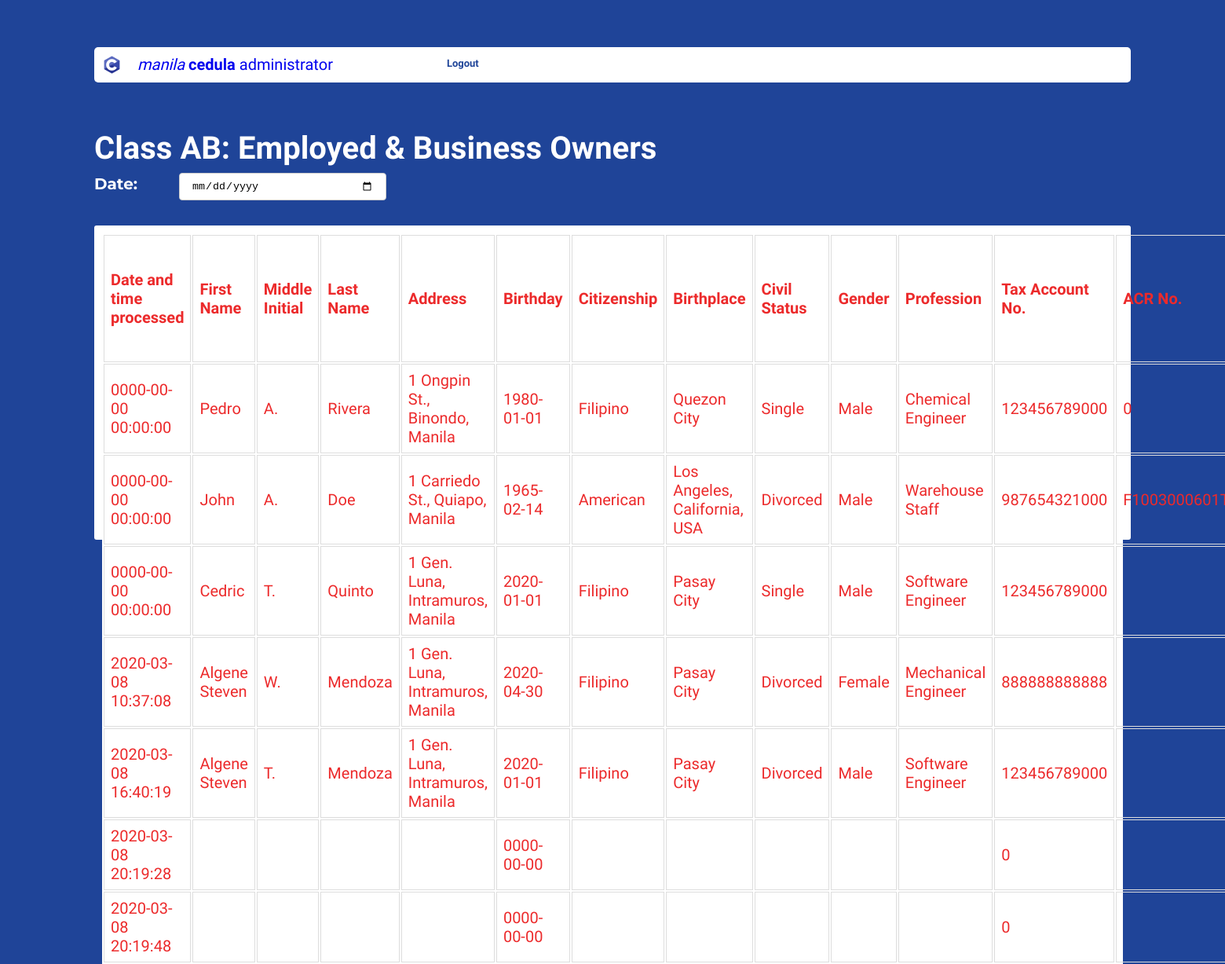
The page /admin_class_ab.php (signed in) on the database as committed earlier.
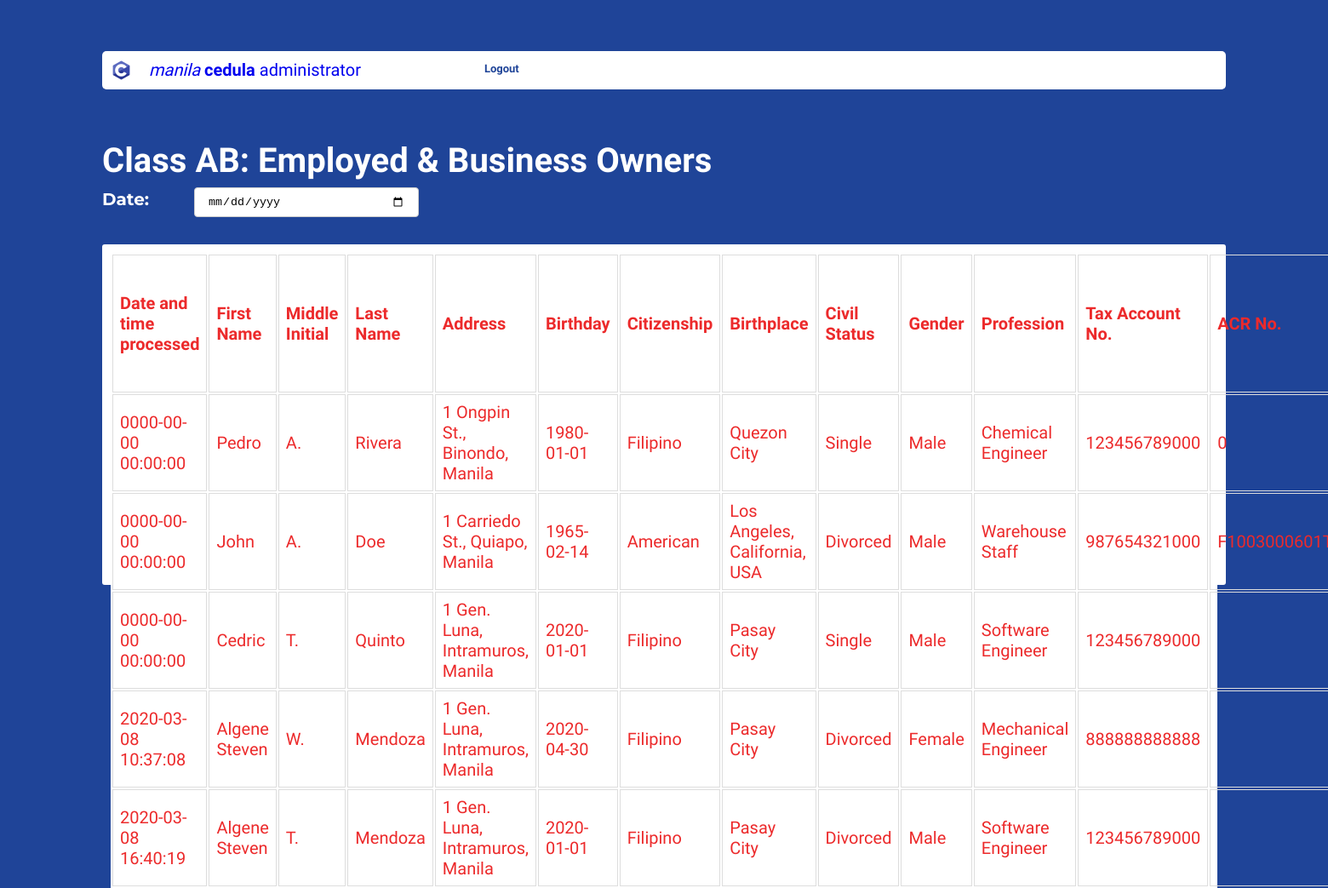
The same page on the database as committed later.
### tables this page shows
CREATE TABLE `classab` (
  `ID` int(11) NOT NULL,
  `firstName` varchar(50) NOT NULL,
  `middle` varchar(5) NOT NULL,
  `lastName` varchar(30) NOT NULL,
  `homeAddress` varchar(100) NOT NULL,
  `dateOfBirth` date NOT NULL,
  `citizenship` varchar(20) NOT NULL,
  `placeOfBirth` varchar(100) NOT NULL,
  `civilStatus` varchar(20) NOT NULL,
  `gender` varchar(20) NOT NULL,
  `profession` varchar(50) NOT NULL,
  `taxAccountNo` bigint(20) NOT NULL,
  `ACRNo` varchar(13) NOT NULL,
  `heightCentimeters` float NOT NULL,
  `weightKilograms` float NOT NULL,
  `realPropertyIncome` double NOT NULL,
  `grossReceiptsFromBusiness` double NOT NULL,
  `salariesFromProfession` double NOT NULL,
  `dateAndTimeProcessed` datetime NOT NULL
);

### admin_class_ab.php (the view, shortened to what this page needs)
<!DOCTYPE html>
<html lang="en">
    <head>
        <meat name="viewport" content="width=device-width, initial-scale=1.0" />
        <link rel="stylesheet" href="style.css" />
    </head>
    <body>
        <div class="1mainclassa">
            <div class="container">
                <div class="navbar">
                    <div class="logo-pic"><img src="img/Clogo.png" height="25px" width="25px"></div>
                    <div class="logo"><a href="admin_class_c.php"><i>manila</i>&nbsp;<b>cedula</b>&nbsp;administrator</a></div>
                <div class="menu">
                    <ul class="navbar_ul">
                        <li><a  class="btn" href="logout.php"><b>Logout</b></a></li>
                    </ul>
                </div>
            </div>
            </div>
            <div class="maincontent_form">
                <h1>Class AB: Employed & Business Owners</h1>
                <label for="birthday"><b>Date:</b></label>
                <input type="date" id="birthday" name="birthday" required><br/><br>
                <div class="table_container">
                    <div class="table_classa">
                        <table id="myTable" class="table" style="width: 100%;">
                            <thead>
                              <tr>
                                <th>Date and time processed</th>
                                <th>First Name</th>
                                <th>Middle Initial</th>
                                <th>Last Name</th>
                                <th>Address</th>
                                <th>Birthday</th>
                                <th>Citizenship</th>
                                <th>Birthplace</th>
                                <th>Civil Status</th>
                                <th>Gender</th>
                                <th>Profession</th>
                                <th>Tax Account No.</th>
                                <th>ACR No.</th>
                              </tr>
                            </thead>
                            <tbody>
                                <?php
                                    $con = mysqli_connect('localhost', 'root', '');
                                    mysqli_select_db($con, 'cedula');
                                    $query = "SELECT * FROM classab";
                                    $result=mysqli_query($con, $query);
                                    while($rows=mysqli_fetch_assoc($result))
                                    {
                                ?>
                                        <tr>
                                            <td><?php echo $rows['dateAndTimeProcessed']; ?></td>
                                            <td><?php echo $rows['firstName']; ?></td>
                                            <td><?php echo $rows['middle']; ?></td>
                                            <td><?php echo $rows['lastName']; ?></td>
                                            <td><?php echo $rows['homeAddress']; ?></td>
                                            <td><?php echo $rows['dateOfBirth']; ?></td>
                                            <td><?php echo $rows['citizenship']; ?></td>
                                            <td><?php echo $rows['placeOfBirth']; ?></td>
                                            <td><?php echo $rows['civilStatus']; ?></td>
                                            <td><?php echo $rows['gender']; ?></td>
                                            <td><?php echo $rows['profession']; ?></td>
                                            <td><?php echo $rows['taxAccountNo']; ?></td>
                                            <td><?php echo $rows['ACRNo']; ?></td>
                                        </tr>
                                <?php
                                    }
                                ?>
                            </tbody>
                        </table>
                    </div>
                </div>
            </div>
        </div>
    </body>
</html>

Rows that differ between the two databases and show on the page:
removed classab: dateAndTimeProcessed "2020-03-08 20:19:28", dateOfBirth "0000-00-00", taxAccountNo "0"
removed classab: dateAndTimeProcessed "2020-03-08 20:19:48", dateOfBirth "0000-00-00", taxAccountNo "0"
